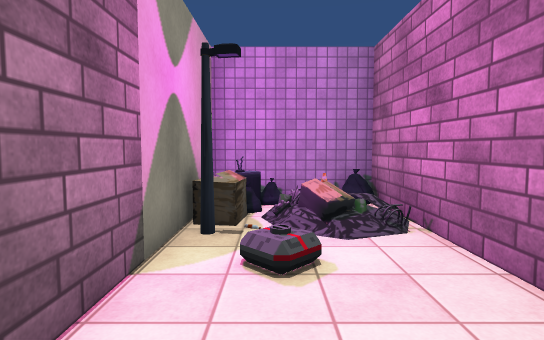
view 1 (above)

16 first-person views from a walk through a scene from a Unity 3-D project. The camera is 1.4 m above the floor, tilts 4° down and sees 80° across. The floor is counted in squares, 1 m on a side. Each view is taken from the middle of a square. On the plan, view 1 faces up. The plan holds only what a view shows up to about 15 squares ahead; the rest is blank. The place goes on beyond the plan. The player character is not drawn. Some animated figures are left out. Some surface patterns are stand-ins.

view 2
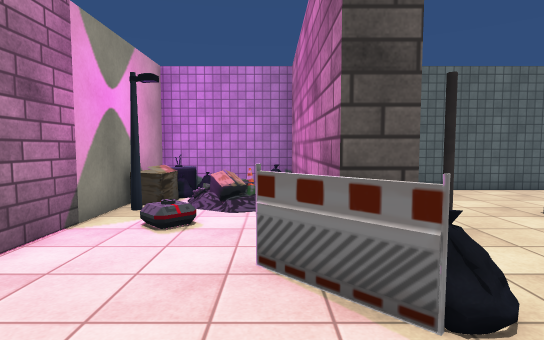

view 3
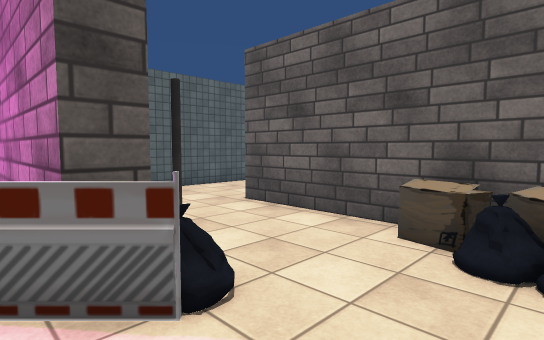

view 4
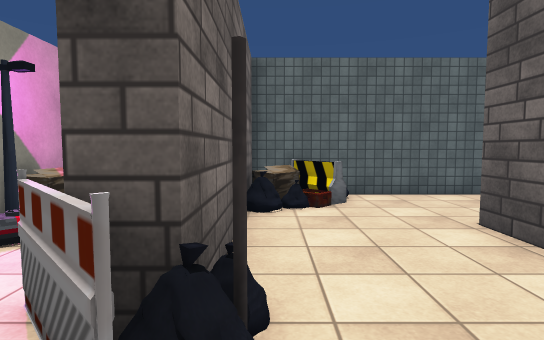

view 5
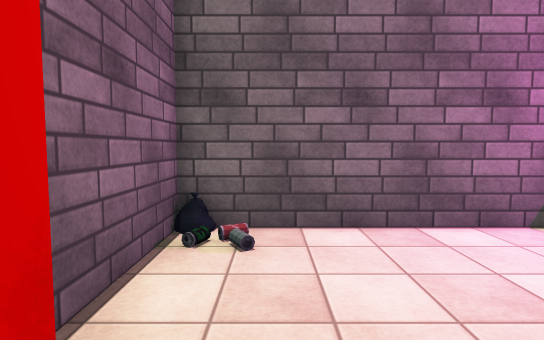

view 6
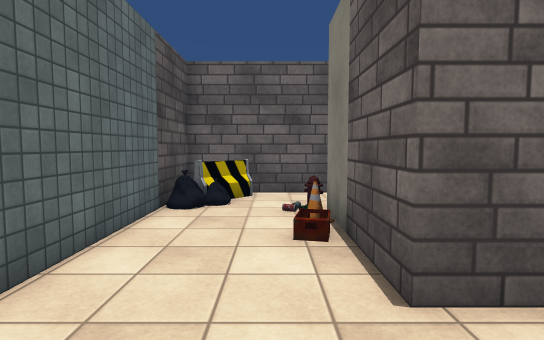

view 7
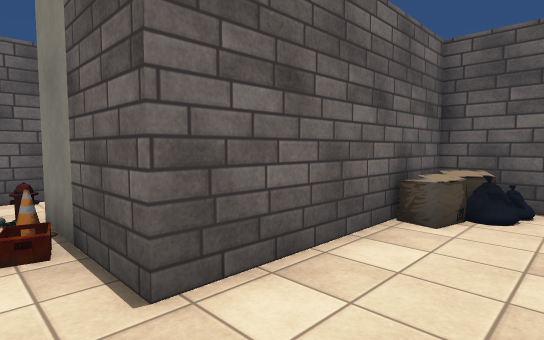

view 8
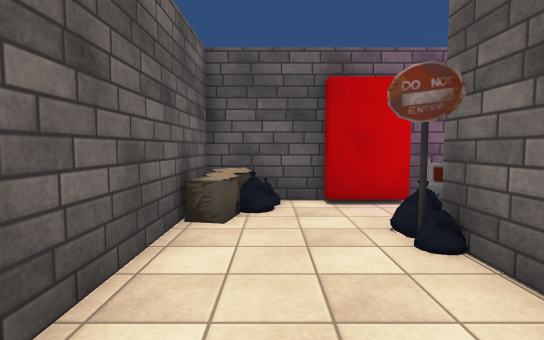

view 9
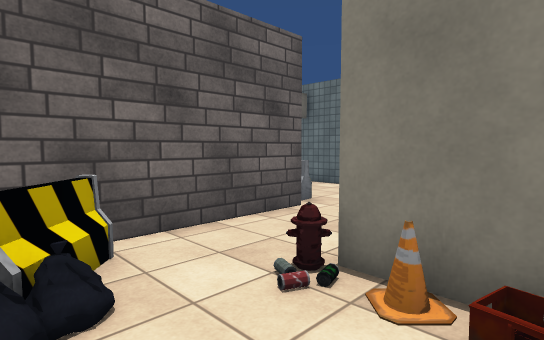

view 10
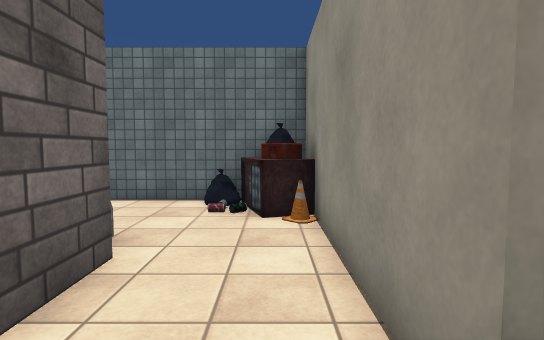

view 11
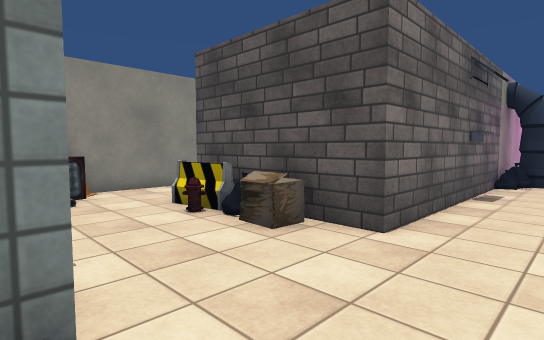

view 12
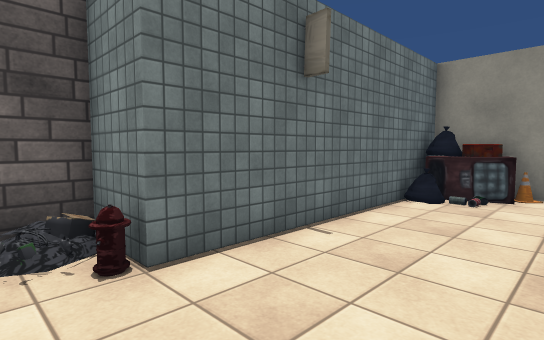

view 13
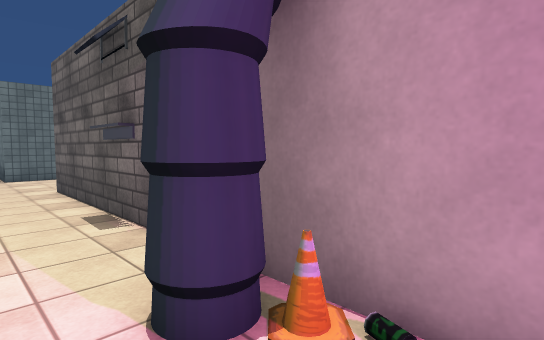

view 14
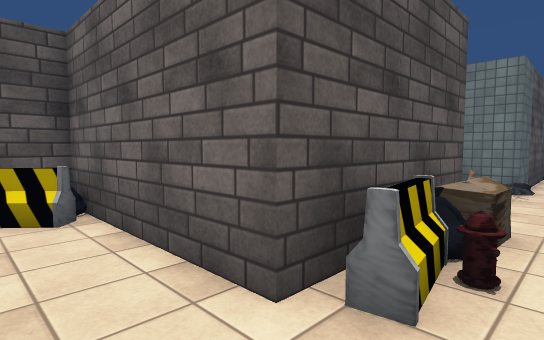

view 15
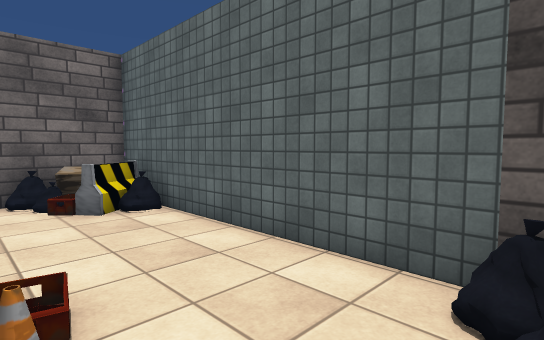

view 16
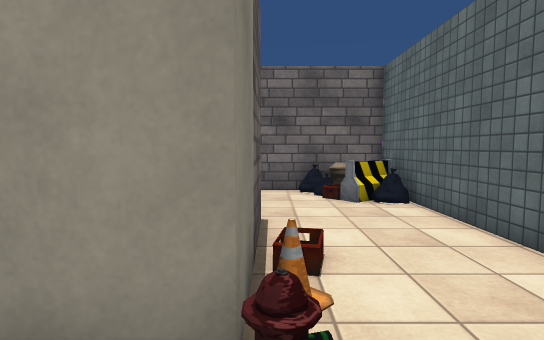

### Floor plan
Points are (right, up) in squares from view 1. A wall is a line through its corners. A room is listed if a view was taken in it or the views show most of it. See-through windows are left out.
Room 1 (views 1, 2, 3, 4, 5, 6, 7, 8, 9, 10, 15, 16)
walls: (2.7, 2.4) (2.7, 8.6) (-1.6, 8.6) (-1.6, -2.6) (2.4, -2.6); (2.5, -2) (4.6, -2) (4.6, -2.6) (7.7, -2.6) (7.7, 4.8) (10.6, 4.8); (15, 4.4) (15, 8.6) (3.4, 8.6) (3.4, 2.4)
ways out: opening at (13.5, 5) to room 2
objects: other object (-1, 5); other object (-1, 6) to (-1, 7); other object (-1, 8) to (0, 8); other object (1, 8); other object (2, 1) to (3, 2); other object (2, 8); other object (3, 2); other object (3, 6); other object (4, 1); other object (4, 7) to (4, 8); other object (5, 7) to (6, 8); other object (6, -2); other object (6, -1); other object (6, 8); other object (7, -2); other object (7, -1) to (7, 0); other object (11, 5); other object (12, 5); other object (13, 7); other object (13, 7) to (14, 8); other object (15, 8)
Room 2 (views 11, 12, 13, 14)
walls: (20.6, 9.2) (20.6, 2) (15, 2) (15, 4.4); (12.1, 4.6) (12.1, -2.6) (21.4, -2.6) (21.4, -4.6); (20.6, 15.1) (20.6, 12.4)
ways out: opening at (13.5, 5) to room 1
objects: other object (12, 0); other object (13, -2) to (14, -1); other object (16, 1) to (17, 1); other object (18, 1) to (19, 1); other object (21, 10); other object (21, 11); other object (21, 12); other object (22, -5); other object (22, -3); other object (22, 12)

Positions as (right, up) in squares from view 1, and headings:
1: (0, 0), facing up
2: (2, -2), facing up
3: (2, -2), facing up-right
4: (4, -1), facing up
5: (4, -1), facing left
6: (5, 6), facing right
7: (5, 6), facing down-right
8: (6, 6), facing down
9: (10, 8), facing down-right
10: (13, 6), facing down
11: (23, -3), facing up-left
12: (23, 1), facing down-left
13: (23, 14), facing down-left
14: (13, 0), facing up-right
15: (13, 5), facing up-left
16: (14, 5), facing left
